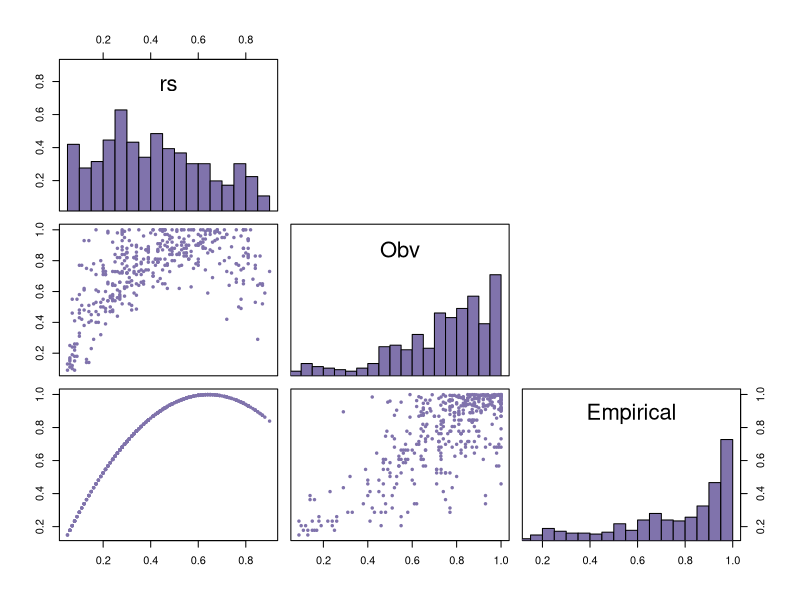

Here is the R script that generated this plot: (Note: this script raises an error after producing the figure.)
# This script implements diffussion controled mass transfer of substrate into MM kinetics to generate 
# moisture sensitivity prediction of microbial respiration 
rm(list=ls())

library(ggplot2)
library(reshape2)
library(dplyr)
library(ggpubr)
library(GGally)

mpdata <- read.csv(file = 'datasets.csv') # dataset use a dummy colomn to scale all ra measurements
#==subsetting unique sample ====
rate<-select(filter(mpdata,ra_s1==1), c(id, rs, mvol, mwp, porosity, clay, bd,org))

#===calculating accessible soc an oxy at steady-state====
opt<-function(po,mvol,bd,org){
  soc<-org/12*bd*1e-3  #assum ss 1% as DOC  (mol/cm3) and 10% of these DOC are accessible
  oxy<-(po-mvol)*0.21*1.3e-6  #(mol/cm3)Henry's law constant (Caq/p=1.3e-3 mol/L/atm)   
  return (list(soc, oxy))}
po<-rate$porosity
mvol<-rate$mvol
org<-rate$org
bd<-rate$bd
ss_opt<-opt(po,mvol,bd,org)
rate$soc_ss<-ss_opt[[1]] ##approximately 100mol/cm3
rate$oxy_ss<-ss_opt[[2]]

#=====preparing dynamic enzyme-substrate binding (as Km)======================================
Npsite=3000 # number of transporter per cell
k2_p=100  #transporter specific substrate uptake rate, unit:s-1
rc=1.e-6 #microbial cell radius unit:m
rp=1.e-9  #transporter radius unit:m
Na=6.e23  #Avogadro number
Ratm=50 #atmospheric resistance, 50 s/m

temp=25+273.15#define temperature

#=calculating gaseous and aqueous tortuosity (Original paper based on Morldrup, 2003)
tau<-function (mvol, po, clay){
  wpo<-mvol  #water filled porosity
  gpo<-po-mvol #gas filled porosity
  b<-2.91+0.195*clay #shape parameter 
  taug<- (po-mvol)*((po-mvol)/po)^3/b
  tauw<- mvol*(mvol/po)^(3/b-1)
  return (list(wpo=wpo, gpo=gpo,taug=taug,tauw=tauw))
}
mvol<-rate$mvol
po<-rate$porosity
clay<-rate$clay
tortuo<-tau(mvol, po,clay)

#==calculating O2 and C substrate diffusivity
Diffu<-function (gpo, wpo, taug, tauw){
  Dw_o2=1.4e-9*temp/298.0  #aqueous tracer diffusivity at 25
  Dg_o2=1.8e-5*(temp/273.0)**1.82 #oxygen diffusivity in gas phase
  henry_o2=3.2e-2*exp(-1500.*(1/temp-1/298.15))
  Dwo2= 0.5*(Dg_o2*taug*gpo*henry_o2+Dw_o2*tauw*wpo) #bulk aqueous molecular diffusivity as a colume weighted average between aquesous and gaseous phases
  Dw_s=6e-9 #oxygen diffusivity in water
  Dws=Dw_s*tauw*wpo#bulk substrate diffusivity (between the soil matrix and microsite)
  return(list(Dwo2=Dwo2, Dws=Dws))
}

gpo<-tortuo$gpo
wpo<-tortuo$wpo
taug<-tortuo$taug
tauw<-tortuo$tauw
Dw<-Diffu(gpo, wpo, taug, tauw)

#==calculating Km for OC (mol m-3)========
Kaff<-function(Ncell, gpo, wpo, taug, tauw, Dws,Dwg,mp){
  Bdens<-Ncell/Na #free microsite microbial abundance mol/m3
  Rm<-rc*(40*Ncell)^(1/3)  #microsite radius
  vm<-pi*4/3*Rm^3  #microsite volume 
  kw2<-k2_p*Npsite #(Npsite*rp+pi*rc) #cell specific uptake rate for OX, unit s-1
  Dw_s0 = 6e-9  #for claculating reference affinity
  Dw_g0 = 1.4e-9
  fin<-Npsite*rp/ (Npsite*rp+pi*rc)#interception probability (number of molecules that 1 mol cell will encounter and be able to intercept)
  ksw1<-4*pi*Dw_s0*rc*fin*Na   #substrate delivery parameter unit m3 mo-1 s-1
  kow1<-4*pi*Dw_g0*rc*fin*Na
  ksw0<-kw2/ksw1#reference affinity (Km used in MM kinetics in a well-mixed solution)
  kow0<-kw2/kow1#reference affinity (Km used in MM kinetics in a well-mixed solution)
  film<-exp(-13.65-0.857*log(mp/1000))    #calculting water film thickness
  ks_con<- (film/(Rm*Dw_s0*(Rm+film)) + 1/(Dws*(Rm+film)))*vm/(4*pi)#conductance coefficient
  ks_aff<-ksw0*(1+ks_con*ksw1*Ncell/Na/vm)
  ko_con<- (film/(Rm*Dw_g0*(Rm+film)) + 1/(Dwg*(Rm+film)))*vm/(4*pi)#conductance coefficient
  ko_aff<-kow0*(1+ko_con*kow1*Ncell/Na/vm)
  return(list(ksw0=ksw0, kow0=kow0,KaffOC=ks_aff, Kaffoxy=ko_aff))
}

mp<-rate$mwp
Dws<-Dw$Dws
Dwg<-Dw$Dwo2
Ncell<-2.68e-10*rate$soc_ss*1e-6*6.02e23 
test<-Kaff(Ncell, gpo, wpo, taug, tauw, Dws,Dwg,mp)

rate$Keffs<-test$KaffOC*1e-3
rate$Keffo<-test$Kaffoxy*1e-3

#====preparing dataframe for ss and nonss modeling============================================
userate<-select(rate, c(id, soc_ss, oxy_ss,Keffs, Keffo))
usesoil<-select(mpdata, c(id,rs,ra, mvol, mwp,  bd, porosity, clay, org))
newdata<-merge(usesoil, userate, by="id")


#==========Diffusion based moisture-respiration relationship I==============================================================================
fh<-function(mvol,po,bd){
  Ds0=2e-9 #aqueous tracer diffusivity at 25 (m2/s)
  Dg0=2.1e-5 #oxygen diffusivity in gas
  fDg<-((po-mvol)/(po))^0.5#(po)^1.5*((po-mvol)/(po))^2.5 #gas phase relative diffusivity
  fDs<-((mvol)/(po))^0.5#(po)^1.5*((mvol)/(po))^2.5 #aqueous phase relative diffusivity
  H_o2<-1.3e-6  #mol/cm3/atm
  hs<-6/(mvol+bd*10)*Ds0*fDs/(0.00002^2) #DOM delivery (mass transfer rate in d-1)
  hg<-6/(mvol+bd*1)*Dg0*fDg*H_o2/(0.00002^2)  #DO delivery (mass transfer rate)
  return (list(fDs,fDg, hs, hg))}
mvol<-newdata$mvol
po<-newdata$porosity
bd<-newdata$bd
fhout<-fh(mvol, po, bd)
hs<-fhout[[3]]
hg<-fhout[[4]]

DiffMM<-function (hs,hg, soc, oxy, kmc, kmg,vmax){
  fm<-newdata$rs^(1/2)  #microbial hydrological sensitivity
  ac<-kmc/(soc)
  bc<-vmax/hs/(soc)
  t1c<-(1-4*bc/(1+ac+bc)^2)^0.5
  F1c<-(1+ac+bc)/2/bc*(1-t1c)
  css<-F1c*kmc/(1-F1c)
  ag<-kmg/(oxy)
  bg<-vmax/hg/(oxy)
  t1g<-(1-4*bg/(1+ag+bg)^2)^0.5
  F1g<-(1+ag+bg)/2/bg*(1-t1g)
  oss<-F1g*kmg/(1-F1g)
  Ft<-fm*F1c*F1g
  return(list(Ft))
}

soc<-newdata$soc_ss
oxy<-newdata$oxy_ss
vmax<-newdata$Vmax
kmo<-newdata$Keffo
kms<-newdata$Keffs

out1<-DiffMM(hs,hg, soc,oxy,1e-7,1e-7,1e-4) #Km_ref
out2<-DiffMM(hs,hg, soc,oxy,kms,kmo,1e-4) #Km_eff


newdata$out1<-out1[[1]]
newdata$out2<-out2[[1]]
newdata$out3<-newdata$rs^(1/2) *fhout[[1]]*fhout[[2]] #linear
newdata$out4<-3.11*newdata$rs-2.42*newdata$rs^2 #empirical 


testplot<-data.frame(rs=newdata$rs)
testplot$Obv<-newdata$ra
testplot$Km<-newdata$out1_s
testplot$Km_eff<-newdata$out2_s
testplot$Linear<-newdata$out3_s
testplot$Empirical<-newdata$out4

#plot(testplot)

panel.hist <- function(x, ...) {
  usr <- par("usr"); on.exit(par(usr))
  par(usr = c(usr[1:2], 0, 1.5) )
  h <- hist(x, breaks=20,plot = FALSE)
  breaks <- h$breaks; nB <- length(breaks)
  y <- h$counts; y <- y/max(y)
  rect(breaks[-nB], 0, breaks[-1], y, ...)
}


pairs(testplot, pch = 19,  cex = 0.5, col=c("#8073ac"),diag.panel=panel.hist,
      upper.panel=NULL)

#=================================result statistics and visulization===================================
ptest<-data.frame(rs=newdata$rs) 
ptest$res<-newdata$out3_s-mpdata$ra

ave<-mean(mpdata$ra)
ssres<-sum(ptest$res^2)
sstot<-sum((mpdata$ra-ave)^2)  
RR<-1-ssres/sstot

simple.fit = lm(res~rs, data=ptest)
summary(simple.fit)

#residual plot
plot1<-ggplot(ptest, aes(x = rs,y = res)) +
  scale_x_continuous(name = expression(paste("Relative saturation")),limits = c(0,1)) +
  scale_y_continuous(name = 'Residual',limits = c(-1,1))+geom_point(col="#642ba6", pch=1 , cex=1.6)+geom_hline(yintercept=0, color="black", linetype="dashed",size=0.5)+
  geom_smooth(method=lm, color="tomato1", size=1, fill="tomato1", se=TRUE)

plot2<-plot1+theme_linedraw()+theme(panel.grid.major = element_blank(), panel.grid.minor = element_blank())+theme(text = element_text(size=16))
print(plot2)

pdf("Diff_MMKphy.pdf", width=3.3, height=3)
plot2
dev.off() 

#====residual plot for two data series====
  diff<-data.frame(rs=newdata$rs)
  diff$mmk1<-newdata$out2_s-mpdata$ra
  diff$mmk2<-newdata$out1_s-mpdata$ra
  pdiff<-reshape2::melt(diff, id.vars=("rs"))
  
  plot1<-ggplot(pdiff, aes(x=rs, y=value))+geom_point(aes(color=variable),cex=1,shape=1, alpha=0.9)+
    geom_smooth(aes(color=variable, fill=variable),method = lm, se = TRUE, size=1)+
    geom_hline(yintercept=0, color="black",linetype="dashed",size=0.6)+
    scale_color_manual(values = c("#8073ac","#b35806","#662788"))+
    scale_fill_manual(values = c("#8073ac","#b35806","#662788"))+
    scale_x_continuous(limits = c(0,1))+
    scale_y_continuous(limits = c(-1,1))+
    theme(text = element_text(size=16)) 
  plot2<-plot1+theme_linedraw()+theme(panel.grid.major = element_blank(), panel.grid.minor = element_blank())+theme(text = element_text(size=16))
  print(plot2)
pdf("trait2phy.pdf", width=4.6, height=3)
plot2
dev.off() 



#=============================MM with alternative diffusivity=================
SimMM<-function(mvol, po, soc, oxy, kmc, kmg,vmax){
  fm1<-newdata$rs^(1/2.2)
  fm2<-exp(-0.0002*newdata$mwp) 
  Ds0=6e-9 #aqueous tracer diffusivity at 25 (m2/s)
  Dg0=2.1e-5 #oxygen diffusivity in gas
  fDg<-((po-mvol)/(po))^0.5 #gas phase relative diffusivity
  fDs<-((mvol)/(po))^0.5 #aqueous phase relative diffusivity
  #fDg<-(po)^1.5*((po-mvol)/(po))^2.5 #gas phase relative diffusivity
  #fDs<-(po)^1.5*((mvol)/(po))^2.5 #aqueous phase relative diffusivity
  H_o2<-1.3e-6  #mol/cm3/atm
  hs<-6/(mvol+bd*10)*Ds0*fDs/(0.00002^2) #DOM delivery (mass transfer rate in d-1)
  hg<-6/(mvol+bd*1)*Dg0*fDg*H_o2/(0.00002^2)  #DO delivery (mass transfer rate)
  ac<-kmc/(soc)
  bc<-vmax/hs/(soc)
  t1c<-(1-4*bc/(1+ac+bc)^2)^0.5
  F1c<-(1+ac+bc)/2/bc*(1-t1c)
  ag<-kmg/(oxy)
  bg<-vmax/hg/(oxy)
  t1g<-(1-4*bg/(1+ag+bg)^2)^0.5
  F1g<-(1+ag+bg)/2/bg*(1-t1g)
  ft1<-fm1*vmax*F1c*F1g
  ft2<-fm2*vmax*F1c*F1g
  return (list(ft1,ft2))}
soc<-newdata$soc_ss
oxy<-newdata$oxy_ss
mvol<-newdata$mvol
bd<-newdata$bd
po<-newdata$porosity
out1<-SimMM(mvol, po, soc,oxy,1e-7,1e-7, 1e-4) 
newdata$out1<-out1[[1]]
newdata$out2<-out1[[2]]



#========== Sensitivity analysis (delta) ==================
fh<-function(mvol,po,bd, delta){
  Ds0=6e-9 #aqueous tracer diffusivity at 25 (m2/s)
  Dg0=2.1e-5 #oxygen diffusivity in gas
  fDg<-((po-mvol)/(po))^0.5#(po)^1.5*((po-mvol)/(po))^2.5 #gas phase relative diffusivity
  fDs<-((mvol)/(po))^0.5#(po)^1.5*((mvol)/(po))^2.5 #aqueous phase relative diffusivity
  H_o2<-1.3e-6  #mol/cm3/atm
  hs<-6/(mvol+bd*10)*Ds0*fDs/(delta^2) #DOM delivery (mass transfer rate in d-1)
  hg<-6/(mvol+bd*1)*Dg0*fDg*H_o2/(delta^2)  #DO delivery (mass transfer rate)
  return (list(fDs,fDg, hs, hg))}
mvol<-newdata$mvol
po<-newdata$porosity
bd<-newdata$bd


fhout1<-fh(mvol, po, bd, 1e-5)
fhout2<-fh(mvol, po, bd, 2e-5)
fhout3<-fh(mvol, po, bd, 4e-5)
fhout4<-fh(mvol, po, bd, 8e-5)
fhout5<-fh(mvol, po, bd, 16e-5)

DiffMM<-function (hs,hg, soc, oxy, kmc, kmg,vmax){
  #fm<-exp(-0.0003*newdata$mwp) 
  fm<-newdata$rs^(1/2.5)
  ac<-kmc/(soc)
  bc<-vmax/hs/(soc)
  t1c<-(1-4*bc/(1+ac+bc)^2)^0.5
  F1c<-(1+ac+bc)/2/bc*(1-t1c)
  css<-F1c*kmc/(1-F1c)
  ag<-kmg/(oxy)
  bg<-vmax/hg/(oxy)
  t1g<-(1-4*bg/(1+ag+bg)^2)^0.5
  F1g<-(1+ag+bg)/2/bg*(1-t1g)
  oss<-F1g*kmg/(1-F1g)
  Ft<-fm*vmax*F1c*F1g
  Fl<-fm*vmax*hs*soc/(hs*soc+kmc)*hg*oxy/(hg*oxy+kmg)
  return(list(Ft,Fl))
}

#=====
soc<-newdata$soc_ss
oxy<-newdata$oxy_ss
vmax<-newdata$Vmax

out1<-DiffMM(fhout1[[3]],fhout1[[4]], soc,oxy,1e-7,1e-7,1e-6) #kmo =10uM vmax=0.216 d-1(Allion), 0.1-10 d-1 (MEND)
out2<-DiffMM(fhout2[[3]],fhout2[[4]], soc,oxy,1e-7,1e-7,1e-6) 
out3<-DiffMM(fhout3[[3]],fhout3[[4]], soc,oxy,1e-7,1e-7,1e-6)
out4<-DiffMM(fhout4[[3]],fhout4[[4]], soc,oxy,1e-7,1e-7,1e-6) 
out5<-DiffMM(fhout5[[3]],fhout5[[4]], soc,oxy,1e-7,1e-7,1e-6) 

#=====Sensitivity analysis (Km and Vmax) ====================
hs<-fhout4[[3]]
hg<-fhout4[[4]]
fDs<-fhout4[[1]]
fDg<-fhout4[[2]]

DiffMMt<-function (hs,hg, fDs, fDg,soc, oxy, kmc, kmg,vmax){
  #fm<-exp(-0.0003*newdata$mwp) 
  fm<-newdata$rs^(1/2.5)
  ac<-kmc/(soc)
  bc<-vmax/hs/(soc)
  t1c<-(1-4*bc/(1+ac+bc)^2)^0.5
  F1c<-(1+ac+bc)/2/bc*(1-t1c)
  css<-F1c*kmc/(1-F1c)
  ag<-kmg/(oxy)
  bg<-vmax/hg/(oxy)
  t1g<-(1-4*bg/(1+ag+bg)^2)^0.5
  F1g<-(1+ag+bg)/2/bg*(1-t1g)
  oss<-F1g*kmg/(1-F1g)
  Ft<-fm*vmax*F1c*F1g
  Fl<-fm*vmax*fDs*soc/(fDs*soc+kmc)*fDg*oxy/(fDg*oxy+kmg)
  return(list(Ft,Fl))
}

out1<-DiffMMt(hs,hg,fDs, fDg,  soc,oxy,1e-3,1e-3,1e-6) #kmo =10uM vmax=0.216 d-1(Allion), 0.1-10 d-1 (MEND)
out2<-DiffMMt(hs,hg, fDs, fDg, soc,oxy,1e-5,1e-5,1e-6)
out3<-DiffMMt(hs,hg,fDs, fDg,  soc,oxy,1e-7,1e-7,1e-6) 
out4<-DiffMMt(hs,hg, fDs, fDg, soc,oxy,1e-9,1e-9,1e-6) 
out5<-DiffMMt(hs,hg, fDs, fDg, soc,oxy,1e-11,1e-11,1e-6) 


out1<-DiffMM(hs,hg, soc,oxy,1e-7,1e-7,1e-8) #kmo =10uM vmax=0.216 d-1(Allion), 0.1-10 d-1 (MEND)
out2<-DiffMM(hs,hg, soc,oxy,1e-7,1e-7,1e-7) 
out3<-DiffMM(hs,hg, soc,oxy,1e-7,1e-7,1e-6)
out4<-DiffMM(hs,hg, soc,oxy,1e-7,1e-7,1e-5) 
out5<-DiffMM(hs,hg, soc,oxy,1e-7,1e-7,1e-4) 


newdata$out1<-out1[[2]]
newdata$out2<-out2[[2]]
newdata$out3<-out3[[2]]
newdata$out4<-out4[[2]]
newdata$out5<-out5[[2]]
newdata$out6<-newdata$rs^(1/2.5) *fhout1[[1]]*fhout1[[2]]

testplot<-data.frame(RS=newdata$out6_s)
testplot$Linear<-newdata$out6_s
testplot$Vmax1<-newdata$out1_s
testplot$Vmax2<-newdata$out2_s
testplot$Vmax3<-newdata$out3_s
testplot$Vmax4<-newdata$out4_s
testplot$Vmax5<-newdata$out5_s
plot(testplot)


#=====
lowerfun <- function(data,mapping){
  ggplot(testplot, mapping= mapping)+
    geom_point(color="#542788", cex=0.3,pch=1,stroke=0.3)+
    #geom_hline(yintercept=0, type="dashed", color="black", size=0.2)+
    scale_x_continuous(limits = c(0,1),breaks = seq(0, 1, by = 1))+
    scale_y_continuous(limits = c(0,1),breaks = seq(0, 1, by = 1))+theme_bw()+
    theme(panel.grid.major = element_blank(), panel.grid.minor = element_blank())
}  

plot1<-ggpairs(testplot,
        lower = list(continuous = wrap(lowerfun)),
        upper = NULL,
        diag = NULL)
plot2<-plot1+theme_bw()+
  theme(panel.grid.major = element_blank(), panel.grid.minor = element_blank())+theme(text = element_text(size=10))
print(plot2)

pdf("Delta_lin.pdf", width=6, height=5)
plot2
dev.off()


